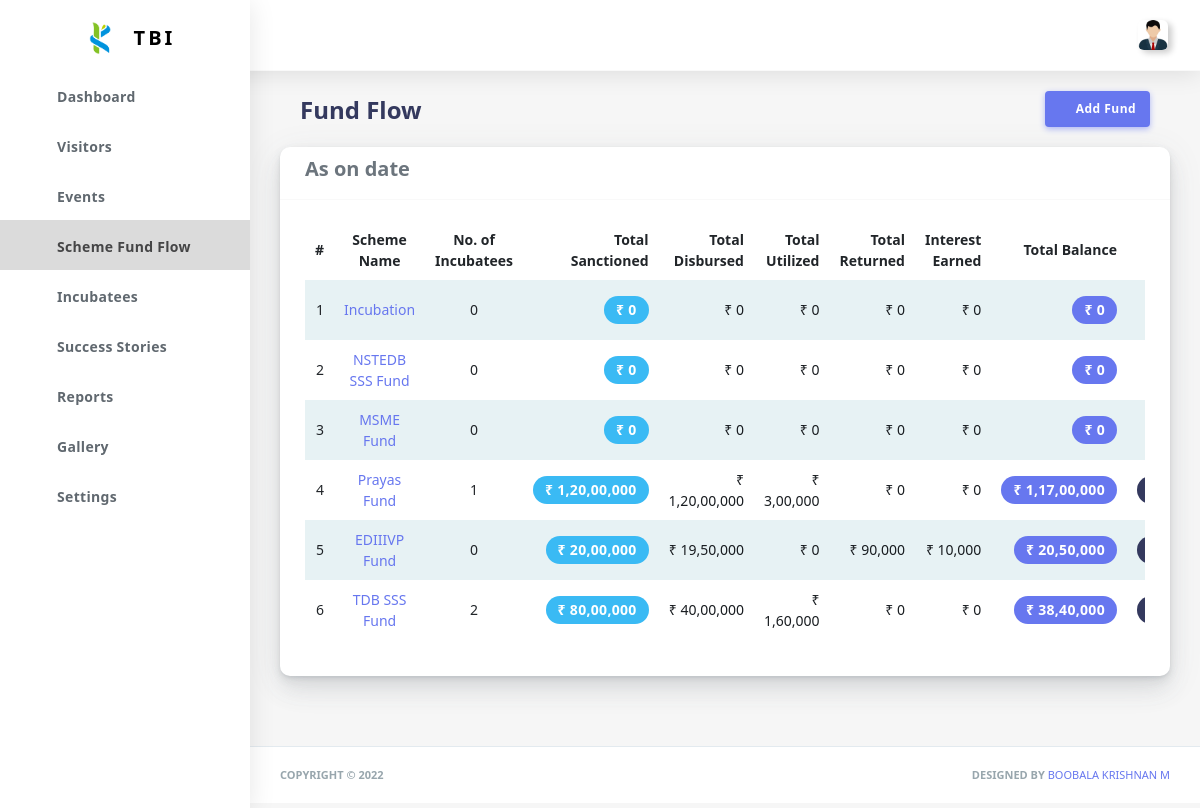
Before: /fundflow/ (signed in) with the older database file.
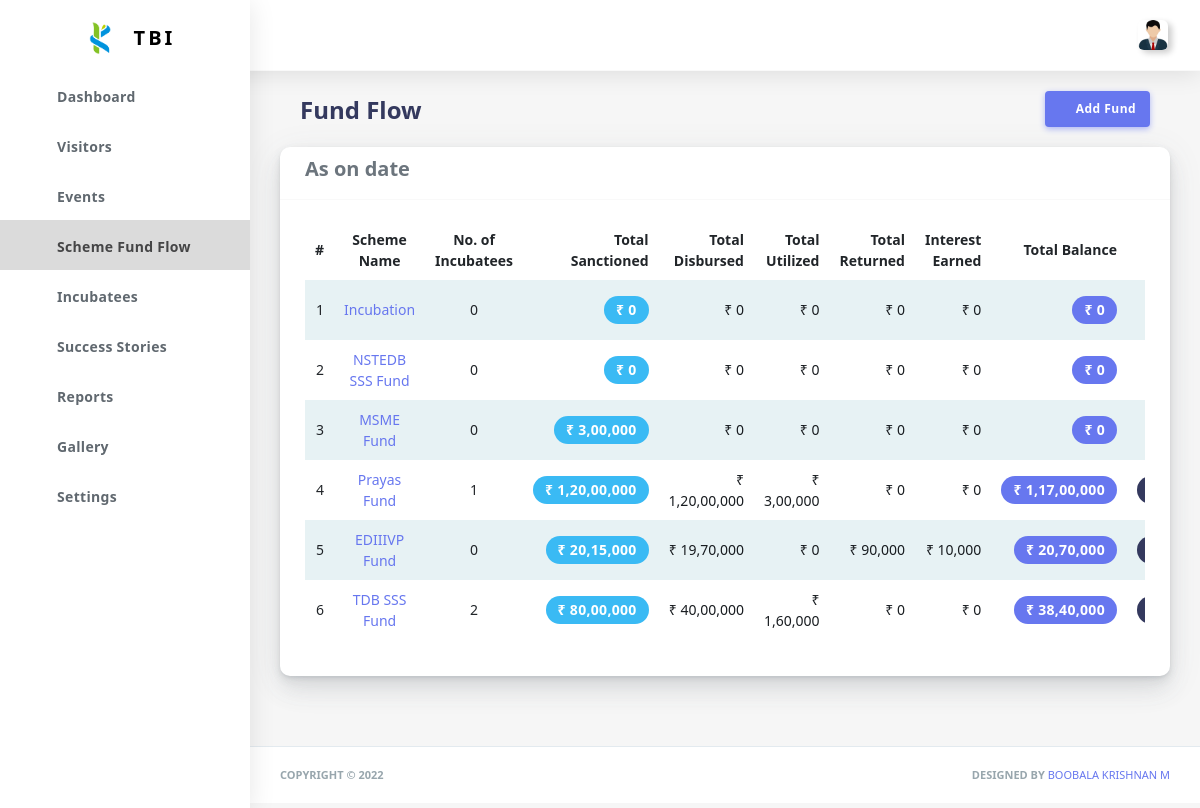
After: the same page with the newer database file.
### Users/models.py (models this page shows, shortened)
class Schemes(models.Model):
    schemeName = models.CharField(
        max_length=60,
        primary_key=True,
        validators = [validators['text']],
        verbose_name = "Scheme Name"
    )
    status = models.BooleanField(default=True)
    amount = models.CharField(max_length=20,
        validators = [validators['numbers']],
        verbose_name="Amount",
        default = '0',
    )
    def __str__(self):
        return self.schemeName

### Users/views.py (the view)
# urls.py: path('fundflow/',views.fundflow,name = 'fundflow'),
@login_required(login_url='/login/')
def fundflow(request):
    fundLogForm = FundLogForm()
    toast = []
    ErrorForm = -1
    if request.method == "POST":
        fundLogForm = CheckValidAndSave(request,FundLogForm)
        if len(fundLogForm.errors) > 0:
            ErrorForm = 1
        else:
            toast = ["success","Fund was added Successfully."]
    schemes = Schemes.objects.all().values()
    for i in schemes:
        dateList = []
        i['incubatees'] = Project.objects.filter(scheme_id = i['schemeName']).values('incubatee').distinct().count()
        fundDisbursement = FundDisbursement.objects.filter(scheme_id = i['schemeName']).values()
        fundUtilization = FundUtilization.objects.filter(scheme_id = i['schemeName']).values()
        funds = aggregate_Amount(fundDisbursement,['capitalAmount','operatingAmount','fundAmount'])
        i['disbursed'] = currencySeparator(sum([ getAmount(j) for j in funds ]))
        funds = aggregate_Amount(fundUtilization,['capitalAmount'])
        i['utilized'] = currencySeparator(sum([ getAmount(j['amount']) for j in Project.objects.filter(scheme_id = i['schemeName']).values('amount') ]))
        i['returned'] = currencySeparator(sum([ getAmount(j) for j in aggregate_Amount(fundUtilization,['returnedAmt']) ]))
        i['interest'] = currencySeparator(sum([ getAmount(j) for j in aggregate_Amount(fundUtilization,['interestAmt']) ]))
        try:
            dateList.append(fundUtilization.order_by('-updateOn').values('updateOn')[0]['updateOn'])
        except:
            try:
                dateList.append(fundDisbursement.order_by('-updateOn').values('updateOn')[0]['updateOn'])
            except:
                pass
        i['balance'] = currencySeparator(getAmount(i['disbursed']) - getAmount(i['utilized']) + getAmount(i['returned']) + getAmount(i['interest']))
        if getAmount(i['balance']) < 0:
            i['balance'] = currencySeparator(getAmount(i['amount']))
        i['lastUpdate'] = getRecentDate(dateList)
    return render(request, 'fundflow.html', {
        "fundLogForm":fundLogForm,
        "ErrorForm":ErrorForm,
        "toast":toast,
        "schemes":schemes,
    })

### Users/functions.py (called while the page is built)
def currencySeparator(value):
    if(value == None):
        return 0
    amt = ''
    value = str(int(value))
    if len(value) > 3:
        temp = len(value)-5
        for i in range(len(value)-4, -1, -1):
            if i == temp:
                amt += value[i] + ','
                temp -= 2
            else:
                amt += value[i]
        amt = amt[::-1] + ',' + value[-3:]
    else:
        amt = str(value)
    return amt[1:] if amt[0] == ',' else amt

def getAmount(value):
    try:
        return int((value).replace(",",""))
    except:
        return 0

def aggregate_Amount(object, list_values):
    output_values = []
    for i in list_values:
        sum = 0
        for j in object:
            sum += getAmount(j[i])
        output_values.append(currencySeparator(sum))
    return output_values

def getRecentDate(dateList):
    recentDate = datetime.date(2000, 1, 1)
    for i in dateList:
        try:
            if i > recentDate:
                recentDate = i
        except:
            pass
    if recentDate == datetime.date(2000, 1, 1):
        return ""
    return recentDate

### Users/models.py (called while the page is built)
    def __str__(self):
        return self.financialYear

### Front End/Templates/Fund Flow/fundflow.html (shortened to what this page needs)
{% extends "body.html" %}
{% load crispy_forms_tags %}
{% load static %}
{% block CSS %}
<link rel="stylesheet" href="{% static 'Front End/CSS/bundles/iziToast.min.css' %}">
{% endblock CSS %}
{% block content %}
<div class="main-content">
    <section class="section">
    <div class="section-header">
        <div class="col">
            <h1>Fund Flow</h1>
        </div>
        <div class="col d-flex justify-content-end">
            <button type="button" class="btn btn-icon icon-left btn-primary" id="fundaddbtn" data-toggle="modal" data-target="#fundflowModal"><i class="fas fa-plus"></i> Add Fund</button>
        </div>
    </div>
    <div class="row">
        <div class="col-12 col-sm-12 col-lg-12">
        <div class="card">
            <div class="card-header">
                <h5>As on date</h5>
            </div>
            <div class="card-body">
            <div class="table-responsive text-right table-invoice">
                <table class="table table-striped">
                <tr>
                    <th>#</th>
                    <th class="text-center">Scheme Name</th>
                    <th class="text-center">No. of Incubatees</th>
                    <th>Total Sanctioned</th>
                    <th>Total Disbursed</th>
                    <th>Total Utilized</th>
                    <th>Total Returned</th>
                    <th>Interest Earned</th>
                    <th>Total Balance</th>
                    <th>Last Update On</th>
                </tr>
                {% for i in schemes %}
                <tr>
                    <td>{{ forloop.counter }}</td>
                    <td class="text-center"><a href="{% url 'scheme' name=i.schemeName pagination=1 %}">{{ i.schemeName }}</a></td>
                    <td class="text-center">{{ i.incubatees }}</td>
                    <td>
                        <div class="badge badge-info">₹ {{ i.amount }}</div>
                    </td>
                    <td class="text-dark">₹ {{ i.disbursed }}</td>
                    <td class="text-dark">₹ {{ i.utilized }}</td>
                    <td class="text-dark">₹ {{ i.returned }}</td>
                    <td class="text-dark">₹ {{ i.interest }}</td>
                    <td>
                        <div class="badge badge-primary">₹ {{ i.balance }}</div>
                    </td>
                    <td>
                        {% if i.lastUpdate == "" %}
                        No Recent Actions
                        {% else %}
                        <div class="badge badge-secondary">{{ i.lastUpdate }}</div>
                        {% endif %}
                    </td>
                </tr>
                {% empty %}
                <tr><td colspan=11>
                    {% include 'empty.html' %}
                </td></tr>
                {% endfor %}
            </table>
        </div>
            </div>
        </div>
        </div>
    </div>
    </section>
</div>
{% endblock content %}

Changed rows visible on the page:
changed Schemes "MSME Fund": amount "0" → "3,00,000"
changed Schemes "EDIIIVP Fund": amount "20,00,000" → "20,15,000"; disbursed "19,50,000" → "19,70,000"; balance "20,50,000" → "20,70,000"
